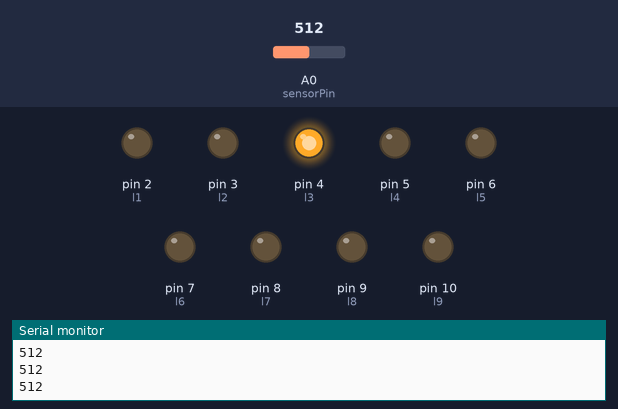
Recording of a sketch running on a simulated Arduino Uno, built with avr-gcc and run on an emulated ATmega328P. Shown: output pins drawn as LEDs (lit = HIGH), the last lines printed to the serial monitor. Inputs (shaded band) come from the test bench; at power-on: A0 (sensorPin) = 512.

Above: at 1.2 s.
1.3 s: A0 (sensorPin) set to 484
At 2.0 s:
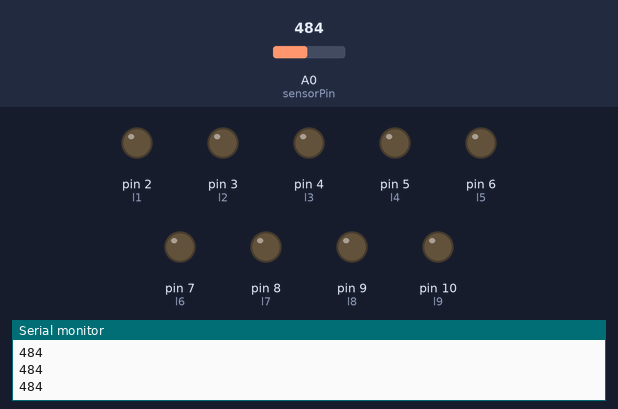
2.8 s: A0 (sensorPin) set to 680
At 3.3 s:
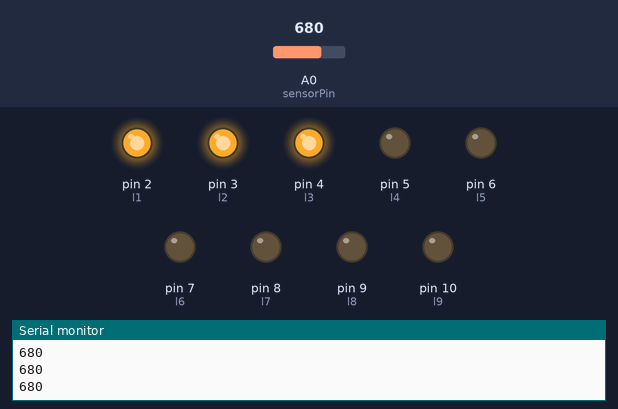
4.3 s: A0 (sensorPin) set to 660
At 5.5 s:
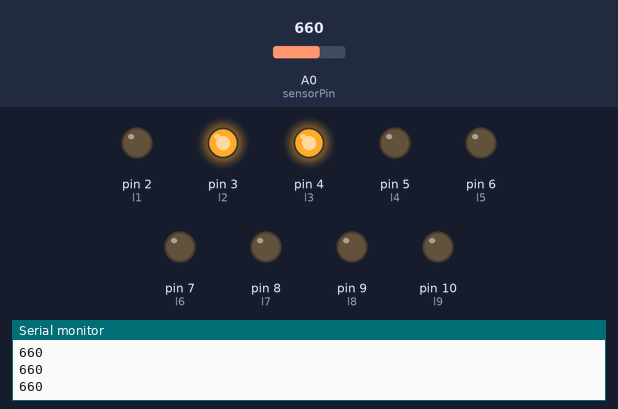
5.8 s: A0 (sensorPin) set to 716
At 6.8 s:
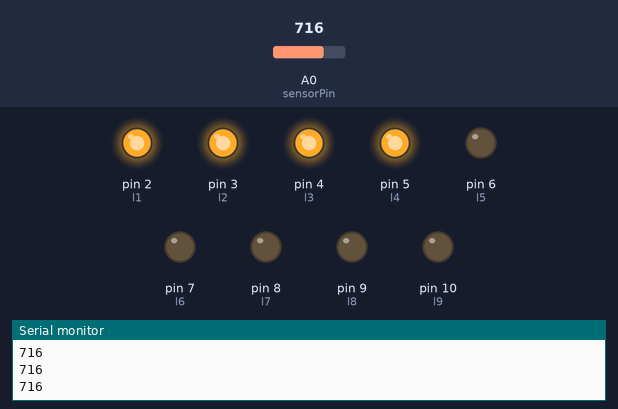
7.3 s: A0 (sensorPin) set to 736
At 7.8 s:
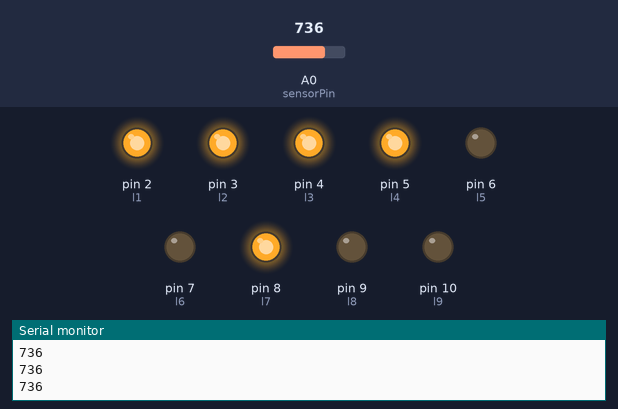
8.8 s: A0 (sensorPin) set to 710
At 9.1 s:
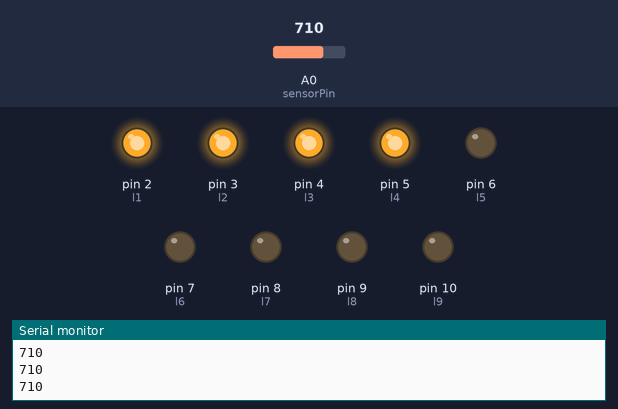
Timing chart, 0 to 11.3 s (numbered marks = the images above; inputs shaded):
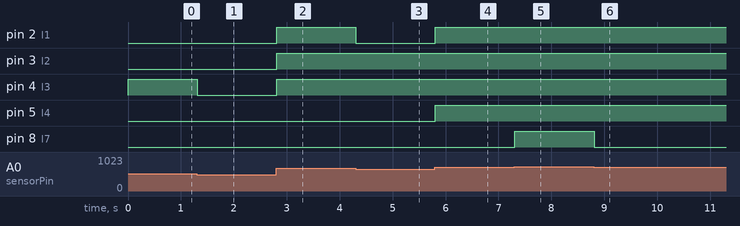

The sketch:

sound_light.ino
```cpp
/*
 * Mantas Utka
*/

int l1= 2; //Adding the LED's and sensor.
int l2= 3;
int l3= 4;
int l4= 5;
int l5= 6;
int l6= 7;
int l7= 8;
int l8= 9;
int l9= 10;
int sensorPin= A0; //The sensor selecting as Analog pin. The Analog Pin is better for projects as this one.
int val = 0;

void setup(){
  pinMode(l1, OUTPUT); //Selecting LEDs as outputs to push the results in LEDs of sound detector
  pinMode(l2, OUTPUT);
  pinMode(l3, OUTPUT);
  pinMode(l4, OUTPUT);
  pinMode(l5, OUTPUT);
  pinMode(l6, OUTPUT);
  pinMode(l7, OUTPUT);
  pinMode(l8, OUTPUT);
  pinMode(l9, OUTPUT);
  pinMode(sensorPin, INPUT); //Selecting the sensor as input to send results into Arduino
  Serial.begin (9600);
}

void loop (){
  val =analogRead(sensorPin);
  Serial.println (val);
  // when the sensor detects a signal, LED flashes

  //1
  if (val >= 500) {
    digitalWrite(l3, HIGH); //selecting the values of LEDs to flash by detecting values of sound sensor.
  }
  else {
    digitalWrite(l3, LOW);
  }

  //2
   if (val >= 600) {
    digitalWrite(l2, HIGH);
  }
  else {
    digitalWrite(l2, LOW);
  }

   //3
   if (val >= 670) {
    digitalWrite(l1, HIGH);
  }
  else {
    digitalWrite(l1, LOW);
  }

  //4
  if (val >= 700) {
    digitalWrite(l4, HIGH);
  }
  else {
    digitalWrite(l4, LOW);
  }

  //5
  if (val >= 720) {
    digitalWrite(l7, HIGH);
  }
  else {
    digitalWrite(l7, LOW);
  }

  //6
  if (val >= 750) {
    digitalWrite(l8, HIGH);
  }
  else {
    digitalWrite(l8, LOW);
  }

  //7
  if (val >= 770) {
    digitalWrite(l9, HIGH);
  }
  else {
    digitalWrite(l9, LOW);
  }

  //8
  if (val >= 780) {
    digitalWrite(l6, HIGH);
  }
  else {
    digitalWrite(l6, LOW);
  }
    //9
  if (val >= 790) {
    digitalWrite(l5, HIGH);
  }
  else {
    digitalWrite(l5, LOW);
  }
}
```

Measured:
- the behaviour switches between 500 and 499 on A0 (sensorPin) (found by bisection; images 0 and 1)
- the behaviour switches between 719 and 720 on A0 (sensorPin) (found by bisection; images 4 and 5)
- after the input at 1.3 s, pin 4 (l3): HIGH → LOW at once
- after the input at 2.8 s, pin 2 (l1), pin 3 (l2), pin 4 (l3): LOW → HIGH at once
- after the input at 4.3 s, pin 2 (l1): HIGH → LOW at once
- after the input at 5.8 s, pin 2 (l1), pin 5 (l4): LOW → HIGH at once
- after the input at 7.3 s, pin 8 (l7): LOW → HIGH at once
- after the input at 8.8 s, pin 8 (l7): HIGH → LOW at once
